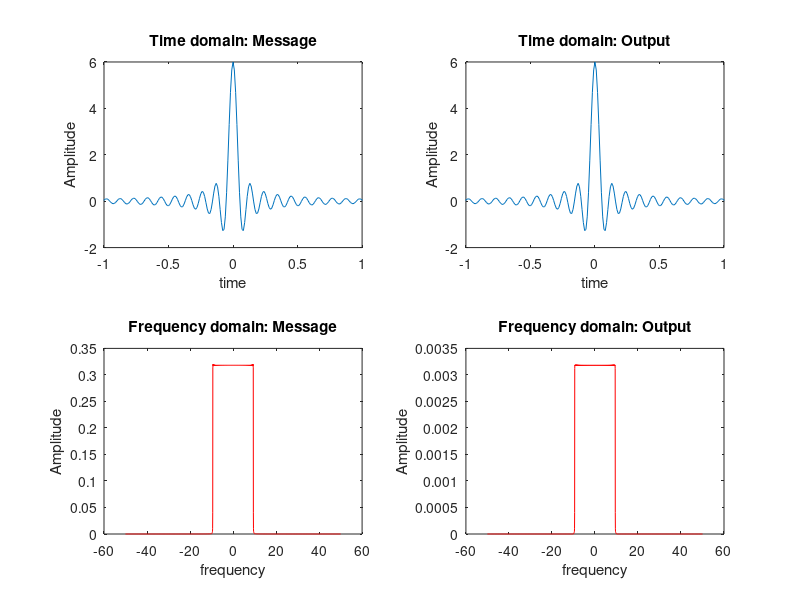

Source code (MATLAB):
% Channel modelling
Amplitude = 0.01;
B = 10;
t_start = -10;
t_end = 10;
fm = B;
fs = 10*fm; %%%fs>=2fm; fs=infinite
ts = 1/fs;
mt_loop = [];
time = t_start:ts:t_end;
channel_t = Amplitude*2*B*sinc(2*B*time); %%% m_t= 2*B*sin(2*B*pi*t)
N = length(channel_t);
channel_f = abs(fft(channel_t,N)/fs);
freq = linspace(-fs/2, fs/2, N);

% Signal modelling and its FFT
f_message = 3;
message_t = 2*f_message*sinc(2*f_message*pi*time);
message_f = abs(fft(message_t, length(message_t))/fs);

% Convolution
output_t = conv(message_t, channel_t, 'same');


% Multiply in frequency domain
output_f = message_f.*channel_f;


figure(1)
hold all
subplot(2,2,1);
plot(time,message_t)
title('Time domain: Message')
xlabel('time')
ylabel('Amplitude')
xlim([-1 1])

subplot(2,2,2)
plot(time,output_t)
title('Time domain: Output')
xlabel('time')
ylabel('Amplitude')
xlim([-1 1])

hold on
subplot(2,2,3);
plot(freq,fftshift(message_f),'red')
title('Frequency domain: Message')
xlabel('frequency')
ylabel('Amplitude')

subplot(2,2,4)
plot(freq,fftshift(output_f),'red')
title('Frequency domain: Output')
xlabel('frequency')
ylabel('Amplitude')
